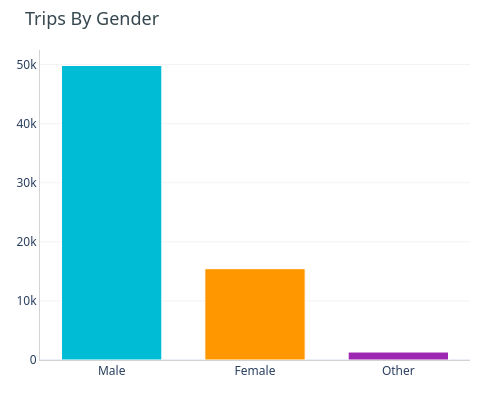

The cell this chart's notebook holds for it:
### Code cell
gender_counts = df['member_gender'].value_counts()

gender_percent = (gender_counts / gender_counts.sum()) * 100

order = ['Male', 'Female', 'Other']
gender_counts = gender_counts.reindex(order).fillna(0)
gender_percent = gender_percent.reindex(order).fillna(0)

fig4 = go.Figure()

fig4.add_trace(go.Bar(
    x=gender_counts.index,
    y=gender_counts.values,
    marker=dict(
        color=[COLORS['primary'], COLORS['secondary'], COLORS['accent']],
        line=dict(width=1, color='white')
    ),
    text=[f"{p:.1f}%" for p in gender_percent.values],
    textposition='none',
    textfont=dict(size=12, color=COLORS['dark'])
))

fig4.update_layout(
    title=dict(text='Trips By Gender', font=dict(size=18, color=COLORS['dark'])),
    template='plotly_white',
    height=400,
    width =500,
    font=dict(family="Segoe UI, Arial", size=12),
    paper_bgcolor='white',
    plot_bgcolor='white',
    xaxis=dict(showgrid=False, linecolor='lightgray'),
    yaxis=dict(showgrid=True, gridcolor='rgba(0,0,0,0.05)', linecolor='lightgray'),
    margin=dict(l=40, r=30, t=50, b=40),
    bargap=0.3
)

fig4.show()

### Figure 1 — Plotly figure (JSON) as saved in the notebook; plotly's stock layout.template omitted (floating-point values rounded to 4 significant figures)
{"data": [{"marker": {"color": ["#00BCD4", "#FF9800", "#9C27B0"], "line": {"color": "white", "width": 1}}, "text": ["74.8%", "23.2%", "2.0%"], "textfont": {"color": "#37474F", "size": 12}, "textposition": "none", "type": "bar", "x": ["Male", "Female", "Other"], "y": [49843, 15455, 1348]}], "layout": {"bargap": 0.3, "font": {"family": "Segoe UI, Arial", "size": 12}, "height": 400, "margin": {"b": 40, "l": 40, "r": 30, "t": 50}, "paper_bgcolor": "white", "plot_bgcolor": "white", "title": {"font": {"color": "#37474F", "size": 18}, "text": "Trips By Gender"}, "width": 500, "xaxis": {"linecolor": "lightgray", "showgrid": false}, "yaxis": {"gridcolor": "rgba(0,0,0,0.05)", "linecolor": "lightgray", "showgrid": true}}}
